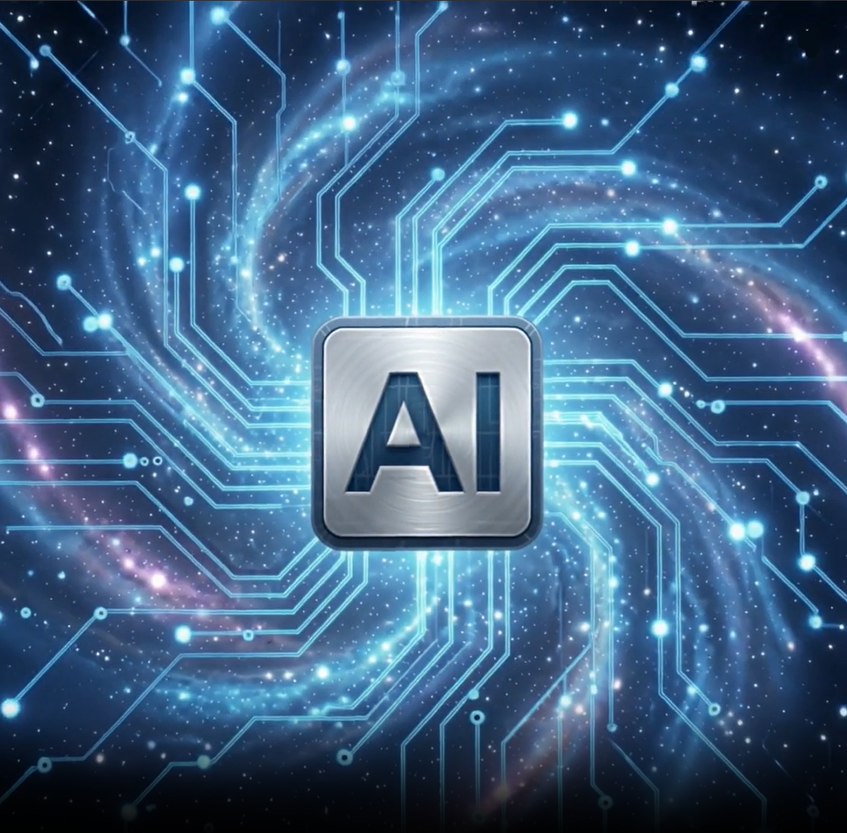
#> input picture loading.png, 847 x 833 px, shrunk from 1070 x 1052 before the run
$ python -i star_spikes.py   (imports and definitions only)
#> lines starting #> are read from the running program, lines starting #| are printed output that depends on the picture; after the words box and inside, x2 and y2 are one past the last pixel; in counts of white or black regions, pixels touching at a corner belong together
#> further down, picture is the input picture: shape (833, 847, 3); mean B, G, R 131.7, 98, 64.2
"""Natural-looking diffraction spikes for bright stars in astro images."""

from __future__ import annotations

import cv2
import numpy as np
from collections import defaultdict


def _to_unit(image: np.ndarray) -> tuple[np.ndarray, float]:
    source = np.asarray(image)
    if np.issubdtype(source.dtype, np.integer):
        scale = float(np.iinfo(source.dtype).max)
#> scale = 255
    else:
        finite = source[np.isfinite(source)]
        scale = max(1.0, float(finite.max())) if finite.size else 1.0
    return np.clip(source.astype(np.float32) / scale, 0.0, 1.0), scale


def _luminance(image: np.ndarray) -> np.ndarray:
    if image.ndim == 2:
        return image
    return cv2.cvtColor(image[:, :, :3], cv2.COLOR_BGR2GRAY)
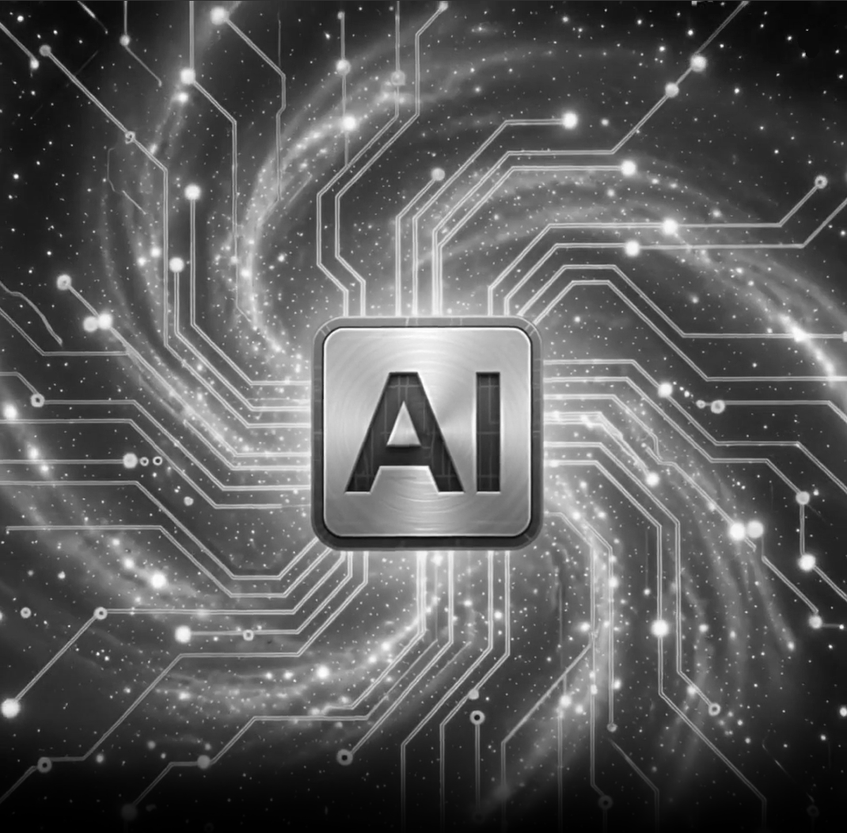
#> returned value: shape (833, 847) float32; min 0.000447, max 1, mean 0.36


def detect_bright_stars(
    image: np.ndarray,
    *,
    brightness_percent: float = 10.0,
    max_stars: int = 500,
    aperture_radius: int = 5,
    linear_input: bool = True,
    progress_callback=None,
) -> list[dict[str, float]]:
    """Return the brightest point sources ranked by background-subtracted flux.

    Flat saturated cores are grouped into one regional maximum. Flux is measured
    in a small aperture after subtracting a local smooth background, so a clipped
    peak still ranks highly without generating one candidate per plateau pixel.
    """
    source = np.asarray(image)
    if source.ndim not in (2, 3) or source.size == 0:
        raise ValueError("Expected a non-empty grayscale or color image")
    if source.ndim == 3 and source.shape[2] not in (3, 4):
        raise ValueError("Expected an image with 3 or 4 channels")
    if progress_callback is not None and progress_callback(2, "prepare", 0, 1) is False:
        raise InterruptedError("Star Spikes canceled")
    unit, _ = _to_unit(source)
    if not linear_input:
        unit = np.where(unit <= 0.04045, unit / 12.92, ((unit + 0.055) / 1.055) ** 2.4).astype(np.float32)
    gray = _luminance(unit)
    h, w = gray.shape
#> h = 833; w = 847
    if h < 3 or w < 3:
        return []

    sigma = float(np.clip(min(h, w) / 1200.0, 2.0, 6.0))
#> sigma = 2
    if progress_callback is not None and progress_callback(8, "background", 0, 1) is False:
        raise InterruptedError("Star Spikes canceled")
    background = cv2.GaussianBlur(gray, (0, 0), sigma)
    residual = np.maximum(gray - background, 0.0)
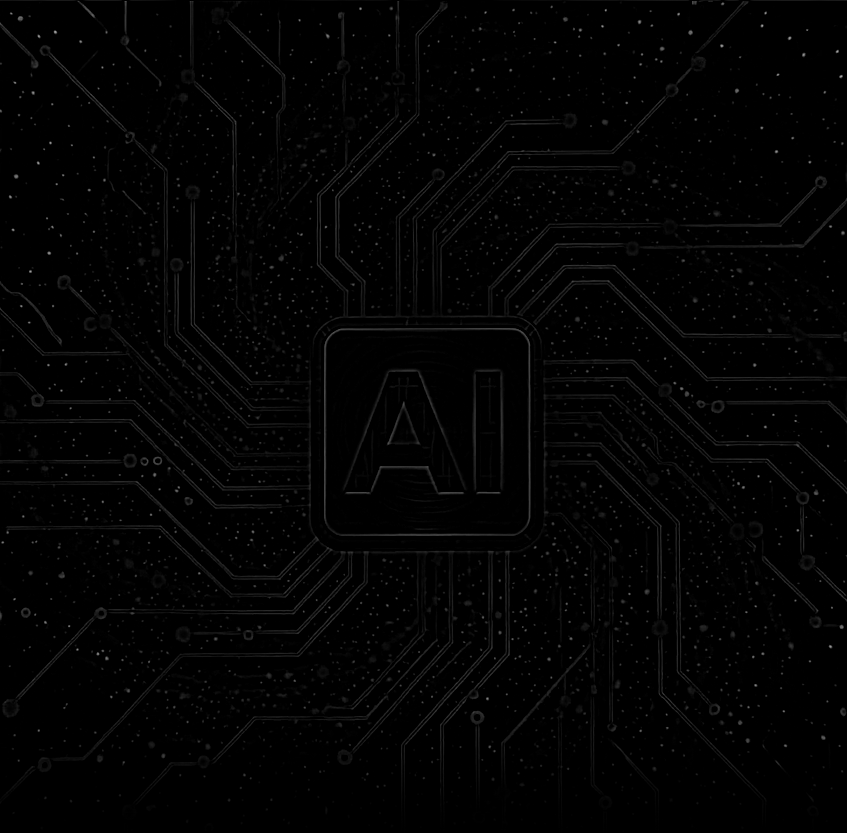
#> residual: shape (833, 847) float32; min 0, max 0.64, mean 0.0118
    positive = residual[residual > 0]
    if positive.size == 0:
        return []
    med = float(np.median(positive))
#> med = 0.00865
    noise = float(np.median(np.abs(positive - med))) * 1.4826
#> noise = 0.0121
    threshold = max(
        med + noise * 5.0,
        float(np.percentile(positive, 99.7)),
        float(positive.max()) * 0.008,
        1e-7,
    )
#> threshold = 0.284
    dilated = cv2.dilate(residual, np.ones((5, 5), np.uint8))
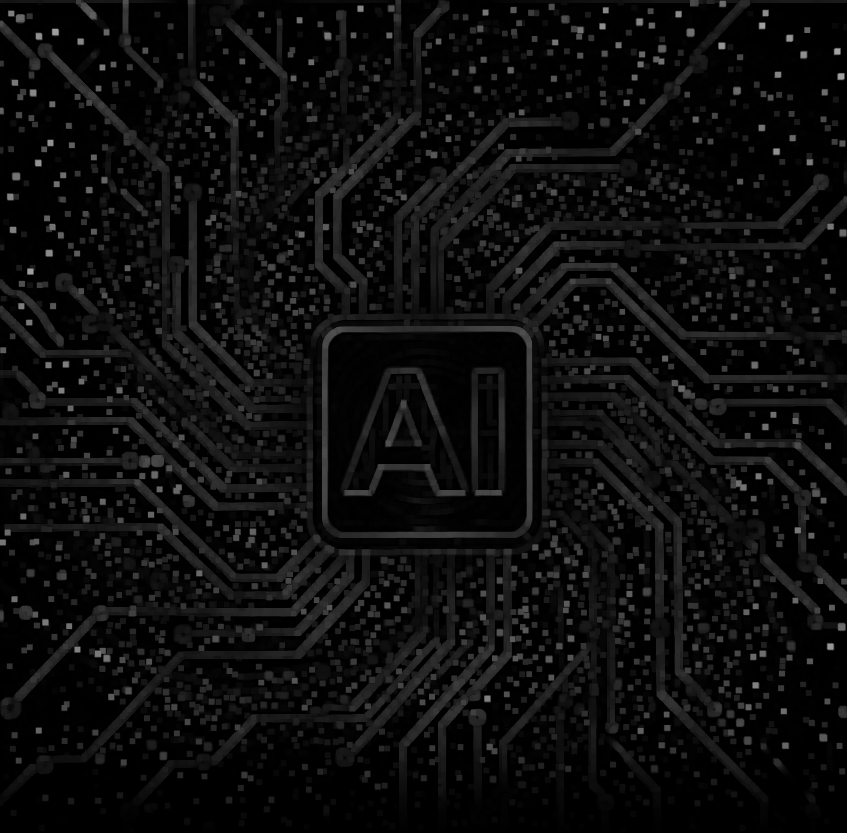
#> dilated: shape (833, 847) float32; min 0, max 0.64, mean 0.0539
    tolerance = max(float(residual.max()) * 1e-7, 1e-8)
#> tolerance = 6.4e-08
    peak_mask = (residual >= dilated - tolerance) & (residual >= threshold)
#> peak_mask: shape (833, 847) bool; 0.04% white in thin lines or dots, all inside (x1, y1, x2, y2) = (0, 1, 843, 747)
    count, labels, stats, centroids = cv2.connectedComponentsWithStats(
        peak_mask.astype(np.uint8), connectivity=8
    )
#> labels: shape (833, 847) int32; 318 distinct labels, from 0 to 317
#> count = 318; stats = 318 rows, first 6: [0, 0, 847, 833, 705234], [125, 1, 1, 1, 1], [692, 1, 1, 1, 1], [722, 3, 1, 1, 1], [551, 6, 1, 1, 1], [87, 9, 1, 1, 1]; centroids = 318 pairs, first value 0 to 842, second value 1 to 746
    if progress_callback is not None and progress_callback(18, "measure", 0, max(1, count - 1)) is False:
        raise InterruptedError("Star Spikes canceled")
    if count <= 1:
        return []

    radius = max(2, int(aperture_radius))
    yy, xx = np.ogrid[-radius:radius + 1, -radius:radius + 1]
    aperture = xx * xx + yy * yy <= radius * radius
    candidates: list[dict[str, float]] = []
    update_stride = max(1, (count - 1) // 20)
#> update_stride = 15
    for label in range(1, count):
        x, y = centroids[label]
        if stats[label, cv2.CC_STAT_AREA] <= 0:
            continue
        cx, cy = int(round(x)), int(round(y))
        x0, x1 = max(0, cx - radius), min(w, cx + radius + 1)
        y0, y1 = max(0, cy - radius), min(h, cy + radius + 1)
        ax0, ay0 = radius - (cx - x0), radius - (cy - y0)
        patch = residual[y0:y1, x0:x1]
        local_aperture = aperture[ay0:ay0 + patch.shape[0], ax0:ax0 + patch.shape[1]]
        flux = float(patch[local_aperture].sum(dtype=np.float64))
        bx, by, bw, bh = stats[label, :4]
        peak_region = residual[by:by + bh, bx:bx + bw]
        peak_labels = labels[by:by + bh, bx:bx + bw]
        peak = float(peak_region[peak_labels == label].max())
        if flux > 0:
            candidates.append({"x": float(x), "y": float(y), "flux": flux, "peak": peak})
        if progress_callback is not None and label % update_stride == 0:
            percentage = 18 + int(22 * label / max(1, count - 1))
            if progress_callback(percentage, "measure", label, count - 1) is False:
                raise InterruptedError("Star Spikes canceled")
#> this loop made 317 passes
#> (x, y, cx, cy, x0, x1, y0, y1) on passes 1 to 3: (125, 1, 125, 1, 120, 131, 0, 7), (692, 1, 692, 1, 687, 698, 0, 7), (722, 3, 722, 3, 717, 728, 0, 9)
    if not candidates:
        return []

    candidates.sort(key=lambda item: item["flux"], reverse=True)
    # Merge duplicate maxima at the same unresolved source while retaining close
    # but distinct stars. Processing is limited to the flux-ranked list.
    unique: list[dict[str, float]] = []
    min_distance_sq = 5.5 * 5.5
    cell_size = 4
    cells: dict[tuple[int, int], list[dict[str, float]]] = defaultdict(list)
    for candidate in candidates:
        cell = (int(candidate["x"] // cell_size), int(candidate["y"] // cell_size))
        nearby = (
            item
            for cy in range(cell[1] - 1, cell[1] + 2)
            for cx in range(cell[0] - 1, cell[0] + 2)
            for item in cells.get((cx, cy), ())
        )
        duplicate = next(
            (item for item in nearby if
             (candidate["x"] - item["x"]) ** 2 + (candidate["y"] - item["y"]) ** 2 < min_distance_sq),
            None,
        )
        if duplicate is None:
            unique.append(candidate)
            cells[cell].append(candidate)
        else:
            total = max(duplicate["peak"], 1e-12) + max(candidate["peak"], 1e-12)
            duplicate["x"] = (duplicate["x"] * duplicate["peak"] + candidate["x"] * candidate["peak"]) / total
            duplicate["y"] = (duplicate["y"] * duplicate["peak"] + candidate["y"] * candidate["peak"]) / total
            duplicate["flux"] = max(duplicate["flux"], candidate["flux"])
            duplicate["peak"] = max(duplicate["peak"], candidate["peak"])
            cells[cell].append(duplicate)
#> this loop made 317 passes
#> candidate on passes 1 to 3: {'x': 19, 'y': 17, 'flux': 7.36, 'peak': 0.417}, {'x': 87, 'y': 9, 'flux': 6.63, 'peak': 0.328}, {'x': 691, 'y': 32, 'flux': 5.91, 'peak': 0.433}
    selected_count = max(1, int(np.ceil(len(unique) * np.clip(brightness_percent, 0.1, 100.0) / 100.0)))
    selected = unique[:min(selected_count, max(1, int(max_stars)))]
    if progress_callback is not None and progress_callback(48, "render", 0, len(selected)) is False:
        raise InterruptedError("Star Spikes canceled")
    return selected


# [174 lines left out: functions scale_spike_length, spike_profile, add_star_spikes, not called in this run]

>>> import cv2
>>> picture = cv2.imread('../loading.png')
>>> result = detect_bright_stars(picture)
